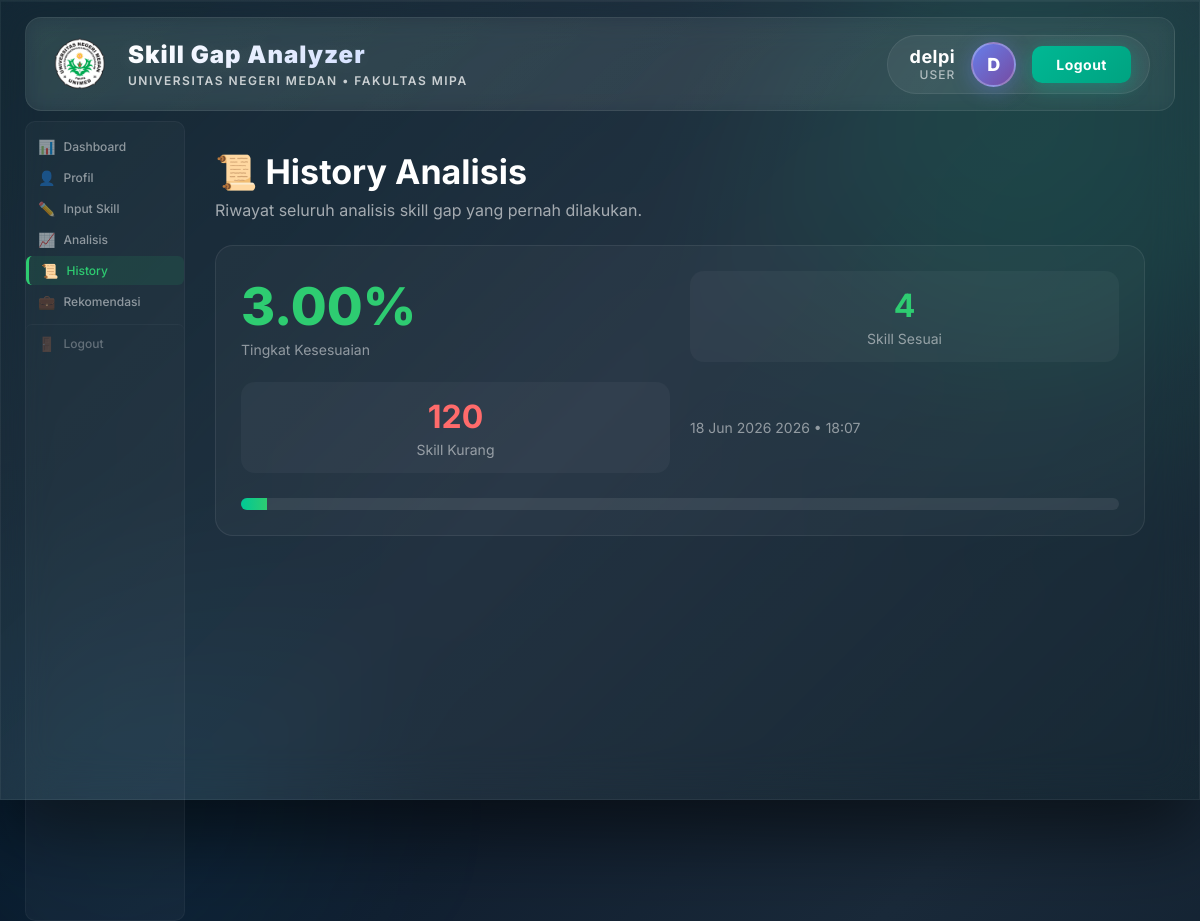
Screenshot of /dashboard/history.php (signed in) with the database file from the repository.
### tables this page shows
CREATE TABLE `analysis_history` (
  `id` int(11) NOT NULL,
  `user_id` int(11) NOT NULL,
  `match_percentage` decimal(5,2) NOT NULL,
  `matched_skills` text DEFAULT NULL,
  `gap_skills` text DEFAULT NULL,
  `created_at` timestamp NOT NULL DEFAULT current_timestamp()
);

### dashboard/history.php (the view, shortened to what this page needs)
<?php
require_once '../config/database.php';
$stmt = $pdo->prepare("
    SELECT *
    FROM analysis_history
    WHERE user_id = ?
    ORDER BY created_at DESC
");
$stmt->execute([$_SESSION['user_id']]);
$history = $stmt->fetchAll();
include '../includes/header.php';
?>
<div class="dashboard-container">
    <?php include '../includes/sidebar.php'; ?>
    <div class="main-content">
        <div class="page-header">
            <h1>📜 History Analisis</h1>
            <p>Riwayat seluruh analisis skill gap yang pernah dilakukan.</p>
        </div>
        <?php if(count($history) > 0): ?>
            <div class="history-list">
                <?php foreach($history as $item): ?>
                    <?php
                    $matchedSkills = json_decode($item['matched_skills'] ?? '[]', true);
                    $gapSkills = json_decode($item['gap_skills'] ?? '[]', true);
                    $matchedCount = is_array($matchedSkills) ? count($matchedSkills) : 0;
                    $gapCount = is_array($gapSkills) ? count($gapSkills) : 0;
                    ?>
                    <div class="history-card">
                        <div class="history-row">
                            <div class="history-score">
                                <h2><?= $item['match_percentage'] ?>%</h2>
                                <span>Tingkat Kesesuaian</span>
                            </div>
                            <div class="history-stat success">
                                <h3><?= $matchedCount ?></h3>
                                <p>Skill Sesuai</p>
                            </div>
                            <div class="history-stat danger">
                                <h3><?= $gapCount ?></h3>
                                <p>Skill Kurang</p>
                            </div>
                            <div class="history-date">
                                <?= date('d M Y Y • H:i', strtotime($item['created_at'])) ?>
                            </div>
                        </div>
                        <div class="progress-container">
                            <div class="progress-bar">
                                <div class="progress-fill"
                                     style="width: <?= $item['match_percentage'] ?>%">
                                </div>
                            </div>
                        </div>
                    </div>
                <?php endforeach; ?>
            </div>
        <?php endif; ?>
    </div>
</div>

### assets/css/style.css (style rules this page uses)
* { margin: 0; padding: 0; box-sizing: border-box; }
html { scroll-behavior: smooth; }
body { font-family: 'Inter', 'Segoe UI', Tahoma, Geneva, Verdana, sans-serif; min-height: 100vh; background: linear-gradient(135deg, #0a1628 0%, #1a2a3a 50%, #0d1b2a 100%); padding: 0; position: relative; overflow-x: hidden; color: #ffffff; font-size: 18px; }

### dashboard/history.php (style rules this page uses)
.dashboard-container { display:flex; width:100%; min-height:100vh; }
.main-content { flex:1; padding:30px; }
.page-header { margin-bottom:25px; }
.page-header h1 { color:#ffffff; font-size:34px; margin-bottom:8px; }
.page-header p { color:rgba(255,255,255,0.6); font-size:16px; }
.history-list { display:flex; flex-direction:column; gap:20px; width:100%; }
.history-card { width:100%; background:rgba(255,255,255,0.03); border:1px solid rgba(255,255,255,0.08); border-radius:18px; padding:25px; transition:0.3s; }
.history-row { display:grid; grid-template-columns: 250px 180px 180px 1fr; gap:20px; align-items:center; }
.history-score h2 { margin:0; font-size:52px; color:#2ecc71; font-weight:800; }
.history-score span { color:rgba(255,255,255,0.5); font-size:14px; }
.history-stat { background:rgba(255,255,255,0.04); border-radius:14px; padding:15px; text-align:center; }
.history-stat h3 { margin:0; font-size:32px; font-weight:700; }
.history-stat p { margin-top:5px; color:rgba(255,255,255,0.5); font-size:14px; }
.success h3 { color:#2ecc71; }
.danger h3 { color:#ff6b6b; }
.history-date { text-align:right; color:rgba(255,255,255,0.5); font-size:14px; }
.progress-container { margin-top:25px; }
.progress-bar { width:100%; height:12px; background:rgba(255,255,255,0.08); border-radius:999px; overflow:hidden; }
.progress-fill { height:100%; background:linear-gradient( 90deg, #00c896, #2ecc71 ); }
@media (max-width:1200px) { .history-row { grid-template-columns:1fr 1fr; } }
@media (max-width:1200px) { .history-date { text-align:left; } }

### rows the page displays
analysis_history: match_percentage "3.00", matched_skills "4", gapCount "120", created_at "18 Jun 2026 2026 • 18:07"

### other values shown
$_SESSION['user_name'] "delpi"
$_SESSION['user_role'] "USER"
substr($_SESSION['user_name'] ?? 'U', 0, 1) "D"
